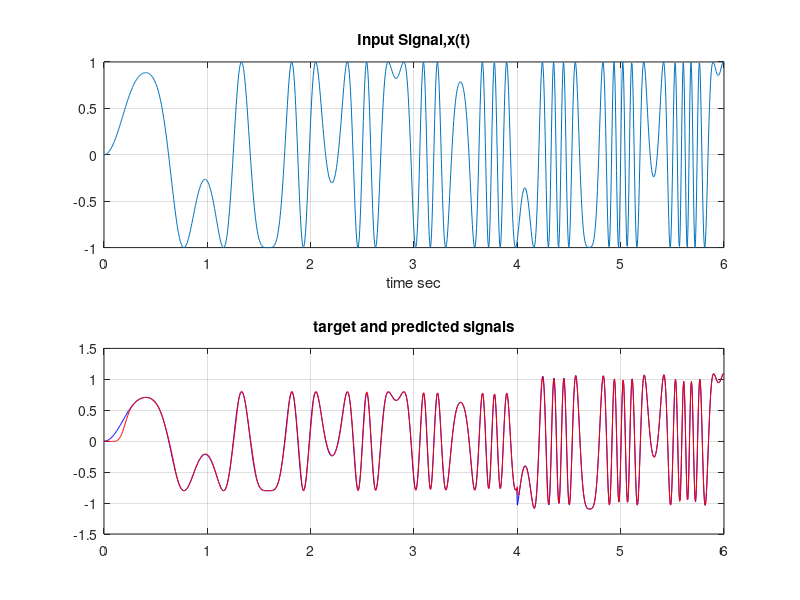

Recreate this plot in MATLAB. (Note: this script raises an error after producing the figure.)
clear;
clc;
f=0.8;
ts=0.005;
N1=800;
N2=400;
N=N1+N2;
t1=(0:N1-1)*ts;
t2=(N1:N-1)*ts;
t=[t1 t2];
xt=sin(3*t.*sin(2*pi*f*t));
p=3;
b1=[1 -0.6 0.4];
b2=[0.9 -0.5 0.7];
[d1,stt]=filter(b1,1,xt(1:N1));
d2=filter(b2,1,xt(N1+1:N),stt);
dd=[d1 d2];
x=convmtx(xt,p);
x=x(:,1:N);
d=[b1*x(:,1:N1) b2*x(:,N1+1:N)];
y=zeros(size(d));
eps=zeros(size(d));
eta=0.2;
w=2*(rand(1,p) -0.5);
for n=1:N
    y(n)=w*x(:,n);
    eps(n)=d(n)-y(n);
    w=w+eta*eps(n)*x(:,n)';
    if n==N1-1,w1=w;
    end
end
figure(1)
subplot(2,1,1)
plot(t,xt),grid,title('Input Signal,x(t)'),xlabel('time sec')
subplot(2,1,2)
plot(t,d,'b',t,y,'-r'),grid,....
    title('target and predicted signals'),....
    Xlabel('time[sec]')
figure(2)
plot(t,eps),grid,title(['prediction error for eta=',num2str(eta)]),....
    xlabel('time[sec]')
[b1; w1]
[b2; w]